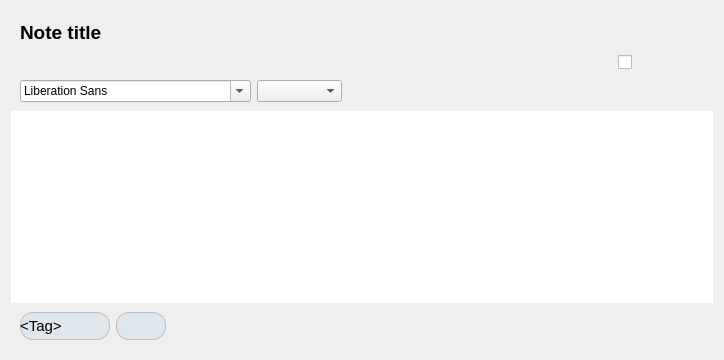
      <widget class="QWidget" name="layoutWidget">
       <layout class="QVBoxLayout" name="noteEditorVerticalLayout">
        <property name="spacing">
         <number>0</number>
        </property>
        <item>
         <widget class="QWidget" name="noteEditorHeaderWidget" native="true">
          <property name="minimumSize">
           <size>
            <width>0</width>
            <height>100</height>
           </size>
          </property>
          <layout class="QVBoxLayout" name="verticalLayout">
           <item>
            <layout class="QVBoxLayout" name="noteEditorHeaderVerticalLayout">
             <item>
              <widget class="QLabel" name="noteNameLabel">
               <property name="enabled">
                <bool>true</bool>
               </property>
               <property name="sizePolicy">
                <sizepolicy hsizetype="Preferred" vsizetype="Preferred">
                 <horstretch>0</horstretch>
                 <verstretch>0</verstretch>
                </sizepolicy>
               </property>
               <property name="minimumSize">
                <size>
                 <width>15</width>
                 <height>22</height>
                </size>
               </property>
               <property name="font">
                <font>
                 <pointsize>14</pointsize>
                 <weight>75</weight>
                 <bold>true</bold>
                </font>
               </property>
               <property name="mouseTracking">
                <bool>true</bool>
               </property>
               <property name="text">
                <string>Note title</string>
               </property>
               <property name="textFormat">
                <enum>Qt::RichText</enum>
               </property>
               <property name="alignment">
                <set>Qt::AlignLeading|Qt::AlignLeft|Qt::AlignVCenter</set>
               </property>
               <property name="margin">
                <number>5</number>
               </property>
              </widget>
             </item>
            </layout>
           </item>
           <item>
            <layout class="QHBoxLayout" name="buttonsUpperSubPaneHorizontalLayout">
             <item>
              <widget class="QPushButton" name="undoPushButton">
               <property name="toolTip">
                <string>Undo the last action</string>
               </property>
               <property name="text">
                <string/>
               </property>
               <property name="icon">
                <iconset theme="edit-undo">
                 <normaloff/>
                </iconset>
               </property>
               <property name="shortcut">
                <string>Ctrl+Z</string>
               </property>
               <property name="flat">
                <bool>true</bool>
               </property>
              </widget>
             </item>
             <item>
              <widget class="QPushButton" name="redoPushButton">
               <property name="toolTip">
                <string/>
               </property>
               <property name="text">
                <string/>
               </property>
               <property name="icon">
                <iconset theme="edit-redo">
                 <normaloff/>
                </iconset>
               </property>
               <property name="shortcut">
                <string>Ctrl+Y</string>
               </property>
               <property name="flat">
                <bool>true</bool>
               </property>
              </widget>
             </item>
             <item>
              <widget class="QPushButton" name="cutPushButton">
               <property name="text">
                <string/>
               </property>
               <property name="icon">
                <iconset theme="edit-cut">
                 <normaloff/>
                </iconset>
               </property>
               <property name="shortcut">
                <string>Ctrl+X</string>
               </property>
               <property name="flat">
                <bool>true</bool>
               </property>
              </widget>
             </item>
             <item>
              <widget class="QPushButton" name="copyPushButton">
               <property name="text">
                <string/>
               </property>
               <property name="icon">
                <iconset theme="edit-copy">
                 <normaloff/>
                </iconset>
               </property>
               <property name="shortcut">
                <string>Ctrl+C</string>
               </property>
               <property name="flat">
                <bool>true</bool>
               </property>
              </widget>
             </item>
             <item>
              <widget class="QPushButton" name="pastePushButton">
               <property name="text">
                <string/>
               </property>
               <property name="icon">
                <iconset theme="edit-paste">
                 <normaloff/>
                </iconset>
               </property>
               <property name="shortcut">
                <string>Ctrl+V</string>
               </property>
               <property name="flat">
                <bool>true</bool>
               </property>
              </widget>
             </item>
             <item>
              <widget class="QPushButton" name="fontBoldPushButton">
               <property name="text">
                <string/>
               </property>
               <property name="icon">
                <iconset theme="format-text-bold">
                 <normaloff/>
                </iconset>
               </property>
               <property name="shortcut">
                <string>Ctrl+B</string>
               </property>
               <property name="checkable">
                <bool>false</bool>
               </property>
               <property name="flat">
                <bool>true</bool>
               </property>
              </widget>
             </item>
             <item>
              <widget class="QPushButton" name="fontItalicPushButton">
               <property name="text">
                <string/>
               </property>
               <property name="icon">
                <iconset theme="format-text-italic">
                 <normaloff/>
                </iconset>
               </property>
               <property name="shortcut">
                <string>Ctrl+I</string>
               </property>
               <property name="checkable">
                <bool>false</bool>
               </property>
               <property name="flat">
                <bool>true</bool>
               </property>
              </widget>
             </item>
             <item>
              <widget class="QPushButton" name="fontUnderlinePushButton">
               <property name="text">
                <string/>
               </property>
               <property name="icon">
                <iconset theme="format-text-underline">
                 <normaloff/>
                </iconset>
               </property>
               <property name="shortcut">
                <string>Ctrl+U</string>
               </property>
               <property name="checkable">
                <bool>false</bool>
               </property>
               <property name="flat">
                <bool>true</bool>
               </property>
              </widget>
             </item>
             <item>
              <widget class="QPushButton" name="fontStrikethroughPushButton">
               <property name="text">
                <string/>
               </property>
               <property name="icon">
                <iconset theme="format-text-strikethrough">
                 <normaloff/>
                </iconset>
               </property>
               <property name="shortcut">
                <string>Ctrl+Shift+S</string>
               </property>
               <property name="checkable">
                <bool>false</bool>
               </property>
               <property name="flat">
                <bool>true</bool>
               </property>
              </widget>
             </item>
             <item>
              <widget class="QPushButton" name="formatJustifyLeftPushButton">
               <property name="text">
                <string/>
               </property>
               <property name="icon">
                <iconset theme="format-justify-left">
                 <normaloff/>
                </iconset>
               </property>
               <property name="flat">
                <bool>true</bool>
               </property>
              </widget>
             </item>
             <item>
              <widget class="QPushButton" name="formatJustifyCenterPushButton">
               <property name="text">
                <string/>
               </property>
               <property name="icon">
                <iconset theme="format-justify-center">
                 <normaloff/>
                </iconset>
               </property>
               <property name="flat">
                <bool>true</bool>
               </property>
              </widget>
             </item>
             <item>
              <widget class="QPushButton" name="formatJustifyRightPushButton">
               <property name="text">
                <string/>
               </property>
               <property name="icon">
                <iconset theme="format-justify-right">
                 <normaloff/>
                </iconset>
               </property>
               <property name="flat">
                <bool>true</bool>
               </property>
              </widget>
             </item>
             <item>
              <widget class="QPushButton" name="insertToDoCheckboxPushButton">
               <property name="text">
                <string/>
               </property>
               <property name="icon">
                <iconset theme="checkbox">
                 <normaloff/>
                </iconset>
               </property>
               <property name="flat">
                <bool>true</bool>
               </property>
              </widget>
             </item>
             <item>
              <widget class="QCheckBox" name="spellCheckBox">
               <property name="layoutDirection">
                <enum>Qt::RightToLeft</enum>
               </property>
               <property name="text">
                <string/>
               </property>
               <property name="icon">
                <iconset theme="tools-check-spelling">
                 <normaloff/>
                </iconset>
               </property>
              </widget>
             </item>
             <item>
              <spacer name="buttonsUpperSubPaneHorizontalLayoutHorizontalSpacer">
               <property name="orientation">
                <enum>Qt::Horizontal</enum>
               </property>
               <property name="sizeHint" stdset="0">
                <size>
                 <width>40</width>
                 <height>20</height>
                </size>
               </property>
              </spacer>
             </item>
            </layout>
           </item>
           <item>
            <layout class="QHBoxLayout" name="buttonsLowerSubPaneHorizontalLayout">
             <item>
              <widget class="QFontComboBox" name="fontComboBox">
               <property name="sizePolicy">
                <sizepolicy hsizetype="Fixed" vsizetype="Fixed">
                 <horstretch>0</horstretch>
                 <verstretch>0</verstretch>
                </sizepolicy>
               </property>
               <property name="minimumSize">
                <size>
                 <width>201</width>
                 <height>0</height>
                </size>
               </property>
              </widget>
             </item>
             <item>
              <widget class="QComboBox" name="fontSizeComboBox">
               <property name="sizePolicy">
                <sizepolicy hsizetype="Fixed" vsizetype="Fixed">
                 <horstretch>0</horstretch>
                 <verstretch>0</verstretch>
                </sizepolicy>
               </property>
               <property name="minimumSize">
                <size>
                 <width>85</width>
                 <height>0</height>
                </size>
               </property>
               <property name="maximumSize">
                <size>
                 <width>85</width>
                 <height>16777215</height>
                </size>
               </property>
               <property name="editable">
                <bool>false</bool>
               </property>
              </widget>
             </item>
             <item>
              <widget class="QPushButton" name="chooseTextColorPushButton">
               <property name="sizePolicy">
                <sizepolicy hsizetype="Fixed" vsizetype="Fixed">
                 <horstretch>0</horstretch>
                 <verstretch>0</verstretch>
                </sizepolicy>
               </property>
               <property name="text">
                <string notr="true"/>
               </property>
               <property name="icon">
                <iconset theme="format-text-color">
                 <normaloff/>
                </iconset>
               </property>
               <property name="flat">
                <bool>true</bool>
               </property>
              </widget>
             </item>
             <item>
              <widget class="QPushButton" name="chooseSelectedTextColorPushButton">
               <property name="sizePolicy">
                <sizepolicy hsizetype="Fixed" vsizetype="Fixed">
                 <horstretch>0</horstretch>
                 <verstretch>0</verstretch>
                </sizepolicy>
               </property>
               <property name="text">
                <string notr="true"/>
               </property>
               <property name="icon">
                <iconset theme="format-stroke-color">
                 <normaloff/>
                </iconset>
               </property>
               <property name="flat">
                <bool>true</bool>
               </property>
              </widget>
             </item>
             <item>
              <widget class="QPushButton" name="insertHorizontalLinePushButton">
               <property name="text">
                <string/>
               </property>
               <property name="icon">
                <iconset theme="insert-horizontal-rule">
                 <normaloff/>
                </iconset>
               </property>
               <property name="flat">
                <bool>true</bool>
               </property>
              </widget>
             </item>
             <item>
              <widget class="QPushButton" name="formatIndentLessPushButton">
               <property name="text">
                <string/>
               </property>
               <property name="icon">
                <iconset theme="format-indent-less">
                 <normaloff/>
                </iconset>
               </property>
               <property name="flat">
                <bool>true</bool>
               </property>
              </widget>
             </item>
             <item>
              <widget class="QPushButton" name="formatIndentMorePushButton">
               <property name="text">
                <string/>
               </property>
               <property name="icon">
                <iconset theme="format-indent-more">
                 <normaloff/>
                </iconset>
               </property>
               <property name="flat">
                <bool>true</bool>
               </property>
              </widget>
             </item>
             <item>
              <widget class="QPushButton" name="formatListOrderedPushButton">
               <property name="text">
                <string/>
               </property>
               <property name="icon">
                <iconset theme="format-list-ordered">
                 <normaloff/>
                </iconset>
               </property>
               <property name="flat">
                <bool>true</bool>
               </property>
              </widget>
             </item>
             <item>
              <widget class="QPushButton" name="formatListUnorderedPushButton">
               <property name="text">
                <string/>
               </property>
               <property name="icon">
                <iconset theme="format-list-unordered">
                 <normaloff/>
                </iconset>
               </property>
               <property name="flat">
                <bool>true</bool>
               </property>
              </widget>
             </item>
             <item>
              <spacer name="buttonsLowerSubPaneHorizontalLayoutHorizontalSpacer">
               <property name="orientation">
                <enum>Qt::Horizontal</enum>
               </property>
               <property name="sizeHint" stdset="0">
                <size>
                 <width>40</width>
                 <height>20</height>
                </size>
               </property>
              </spacer>
             </item>
            </layout>
           </item>
          </layout>
         </widget>
        </item>
        <item>
         <widget class="QuteNoteTextEdit" name="noteEditWidget">
          <property name="mouseTracking">
           <bool>true</bool>
          </property>
          <property name="autoFillBackground">
           <bool>false</bool>
          </property>
          <property name="frameShape">
           <enum>QFrame::NoFrame</enum>
          </property>
         </widget>
        </item>
        <item>
         <widget class="QWidget" name="tagNameLabelsContainerWidget" native="true">
          <property name="sizePolicy">
           <sizepolicy hsizetype="Preferred" vsizetype="Fixed">
            <horstretch>0</horstretch>
            <verstretch>0</verstretch>
           </sizepolicy>
          </property>
          <layout class="QGridLayout" name="gridLayout_2">
           <item row="0" column="0">
            <widget class="QWidget" name="tagNameWidget" native="true">
             <property name="sizePolicy">
              <sizepolicy hsizetype="Minimum" vsizetype="Minimum">
               <horstretch>0</horstretch>
               <verstretch>0</verstretch>
              </sizepolicy>
             </property>
             <property name="font">
              <font>
               <stylestrategy>PreferAntialias</stylestrategy>
              </font>
             </property>
             <property name="styleSheet">
              <string notr="true">QWidget#tagNameWidget {
border: 1px solid #555;
border-radius: 13px;
padding: 4px;
background-color: rgb(223, 231, 236);
border-color: rgb(182, 189, 195);
min-width: 80px;
}

QWidget#tagNameWidget:hover {
background-color: rgb(205, 221, 229);
}</string>
             </property>
             <layout class="QHBoxLayout" name="horizontalLayout_2" stretch="0,0">
              <property name="spacing">
               <number>0</number>
              </property>
              <property name="margin">
               <number>0</number>
              </property>
              <item>
               <widget class="QLabel" name="tagNameLabel">
                <property name="sizePolicy">
                 <sizepolicy hsizetype="Minimum" vsizetype="Preferred">
                  <horstretch>0</horstretch>
                  <verstretch>0</verstretch>
                 </sizepolicy>
                </property>
                <property name="font">
                 <font>
                  <pointsize>11</pointsize>
                 </font>
                </property>
                <property name="text">
                 <string>&lt;html&gt;&lt;head/&gt;&lt;body&gt;&lt;p&gt;&amp;lt;Tag&amp;gt;&lt;/p&gt;&lt;/body&gt;&lt;/html&gt;</string>
                </property>
                <property name="textFormat">
                 <enum>Qt::RichText</enum>
                </property>
                <property name="margin">
                 <number>7</number>
                </property>
               </widget>
              </item>
              <item>
               <widget class="QPushButton" name="deleteTagButton">
                <property name="sizePolicy">
                 <sizepolicy hsizetype="Fixed" vsizetype="Fixed">
                  <horstretch>0</horstretch>
                  <verstretch>0</verstretch>
                 </sizepolicy>
                </property>
                <property name="styleSheet">
                 <string notr="true">QPushButton#deleteTagButton:hover {
border: none;
}</string>
                </property>
                <property name="text">
                 <string notr="true"/>
                </property>
                <property name="icon">
                 <iconset theme="edit-delete">
                  <normaloff/>
                 </iconset>
                </property>
                <property name="iconSize">
                 <size>
                  <width>6</width>
                  <height>6</height>
                 </size>
                </property>
                <property name="flat">
                 <bool>true</bool>
                </property>
               </widget>
              </item>
             </layout>
            </widget>
           </item>
           <item row="0" column="1">
            <widget class="QPushButton" name="addTagPushButton">
             <property name="font">
              <font>
               <pointsize>11</pointsize>
               <weight>50</weight>
               <italic>false</italic>
               <bold>false</bold>
               <stylestrategy>PreferAntialias</stylestrategy>
              </font>
             </property>
             <property name="toolTip">
              <string>Add tag</string>
             </property>
             <property name="styleSheet">
              <string notr="true">QPushButton#addTagPushButton {
border: 1px solid #555;
border-radius: 13px;
padding: 4px;
background-color: rgb(223, 231, 236);
border-color: rgb(182, 189, 195);
}

QPushButton#addTagPushButton:hover {
background-color: rgb(205, 221, 229);
}</string>
             </property>
             <property name="icon">
              <iconset theme="list-add">
               <normaloff/>
              </iconset>
             </property>
             <property name="flat">
              <bool>false</bool>
             </property>
            </widget>
           </item>
           <item row="0" column="2">
            <spacer name="tagsListHorizontalSpacer">
             <property name="orientation">
              <enum>Qt::Horizontal</enum>
             </property>
             <property name="sizeHint" stdset="0">
              <size>
               <width>40</width>
               <height>20</height>
              </size>
             </property>
            </spacer>
           </item>
          </layout>
         </widget>
        </item>
       </layout>
      </widget>
